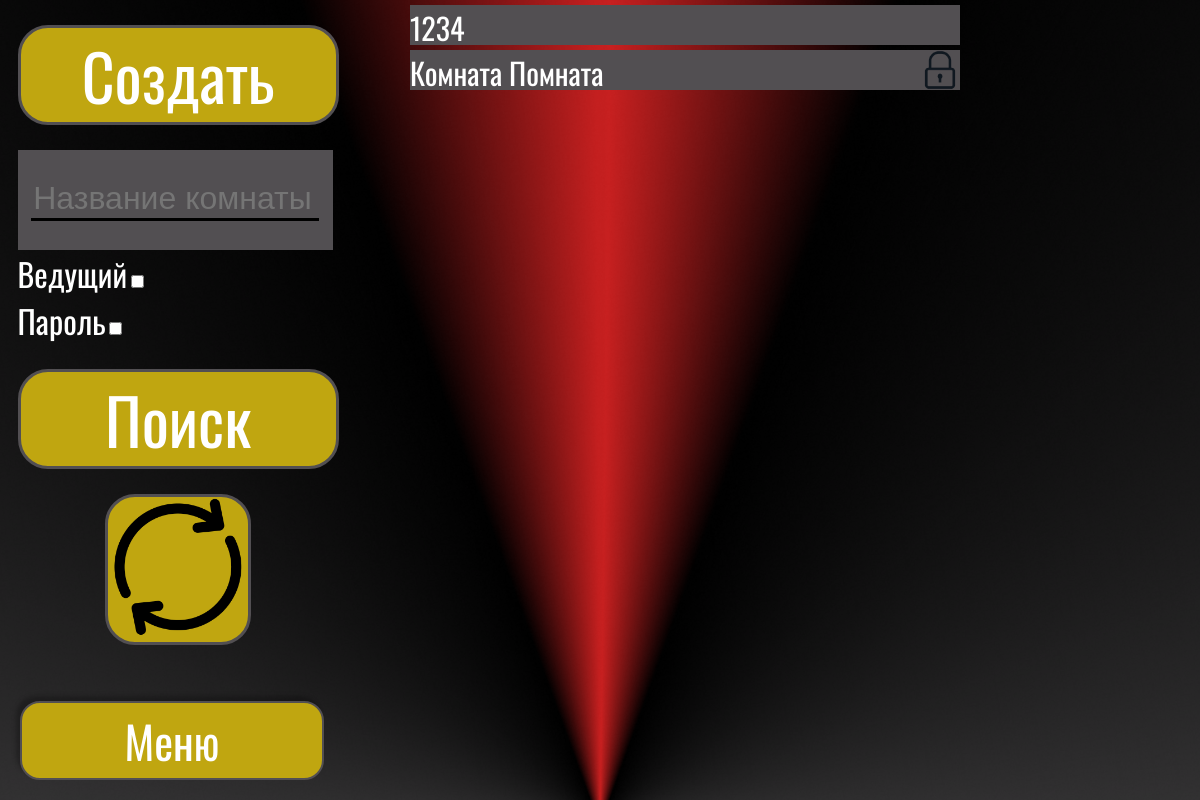
The app's page /game/, older data.
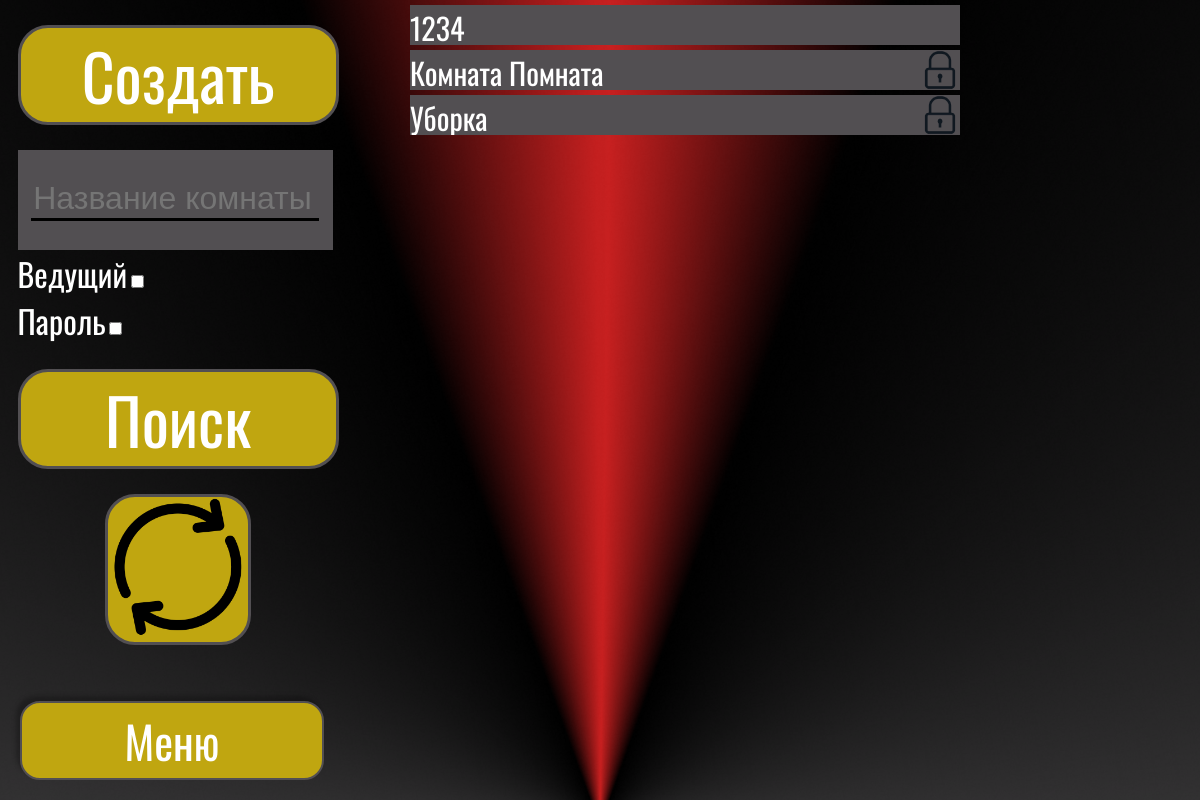
The same page, newer data.
### main/models.py (models this page shows, shortened)
class game_rooms(models.Model):
    Game_mode = [
        (0, 'Классика'),
        (1, 'Спорт'),
        (2, 'Совместный ответ'),
    ]
    ID = models.BigAutoField(primary_key=True)
    room_name = models.CharField(max_length=50)
    clos_room = models.BooleanField(default=False)
    password_room = models.CharField(max_length=50, null=True, blank=True)
    selections = models.ForeignKey(Selections, on_delete=models.PROTECT, related_name='Selection_Room')
    game_mode = models.IntegerField(choices=Game_mode, default=0)
    host = models.ForeignKey(Users, on_delete=models.PROTECT, related_name='host_game_rooms')
    captain =models.ForeignKey(Users, on_delete=models.PROTECT, related_name='captain_game_rooms', null=True, blank=True)
    leader = models.ForeignKey(Users, on_delete=models.PROTECT, related_name='leader_game_rooms', null=True, blank=True)
    room_limit = models.IntegerField(
        validators=[
            MinValueValidator(3),
            MaxValueValidator(8)
        ]
    )
    room_description = models.TextField(null=True, blank=True)
    early_answer = models.BooleanField(default=True)
    time_answer = models.IntegerField(
        validators=[
            MinValueValidator(5),
            MaxValueValidator(600)
        ]
    )
    clear_chat = models.BooleanField(default=False)
    question_time = models.IntegerField(
        validators=[
            MinValueValidator(10),
            MaxValueValidator(600)
        ]
    )
    show_question = models.BooleanField(default=True)
    reading_speed = models.IntegerField(
        validators=[
            MinValueValidator(1),
            MaxValueValidator(60)
        ]
    )
    random_order = models.BooleanField(default=True)
    break_between_questions = models.IntegerField(
        validators=[
            MinValueValidator(0),
            MaxValueValidator(600)
        ]
    )
    class Meta:
        verbose_name = 'Игровая комната'
        verbose_name_plural = 'Игровые комнаты'

### main/views.py (the view)
# urls.py: path('', views.Game_Room, name="Game_Room"),
def Game_Room(request):
    rooms = game_rooms.objects.all()
    return render(request, "main/main_game.html",{"rooms":rooms})

### main/templates/main/main_game.html (shortened to what this page needs)
{% load static %}
<!DOCTYPE html>
<html lang="ru">
<head>
    <link rel="stylesheet" href="{% static 'main/css/game_search.css' %}">
</head>
<body>
    <div id="page">
        <div id="tools_search">
            <div id="button_create" class="button"><a style="text-decoration: none; color: inherit;" href="{% url 'Create_Room' %}">Создать</a></div>
            <div id="input_box"><input id="input_search" class="input_select" placeholder="Название комнаты" onkeyup="filterItemsSesion()"></div>
            <div id="select_box">
                <div class="line">Ведущий<input id="leader" type="checkbox" class="check"></div>
                <div class="line">Пароль<input id="password" type="checkbox" class="check"></div>
            </div>
            <div id="button_search" class="button">Поиск</div>
            <div id="refresh_button" class="button"><img id="img_refresh" alt="обновить" src="{% static 'main/img/refresh.png' %}"></div>
        </div>
        <div id="rooms">
            <div id="room_scroll_box">
                <ul id="list_rooms">
                    {% for room in rooms %}
                    <li class="room"
                        data-name="{{ room.room_name }}"
                        data-description="{{ room.room_description }}"
                        data-selection="{{ room.selections.selection_name }}"
                        {% if room.leader %} data-leader="True" {% else %} data-leader="False" {% endif %}
                        data-password="{{ room.clos_room }}"
                        data-room="{{ room.ID }}"
                        data-time="{{room.question_time}}"
                        data-mode = "{{room.game_mode}}">
                        {{ room.room_name }}
                        {% if room.clos_room %}
                        <img class="img_lock" alt="close" src="{% static 'main/img/lock.png' %}">
                        {% endif %}
                    </li>
                    {% empty %}
                    <li class="room">Нет созданных комнат</li>
                    {% endfor %}
                </ul>
            </div>
        </div>
    </div>
    <div id="main_page" class="main_button"><a style="text-decoration: none; color: inherit;" href="{% url 'Menu' %}?pas=123">Меню</a></div>
</body>
</html>

Row changes from the older to the newer data that the page shows:
added game_rooms: room_name "Уборка", clos_room True (drawn)
